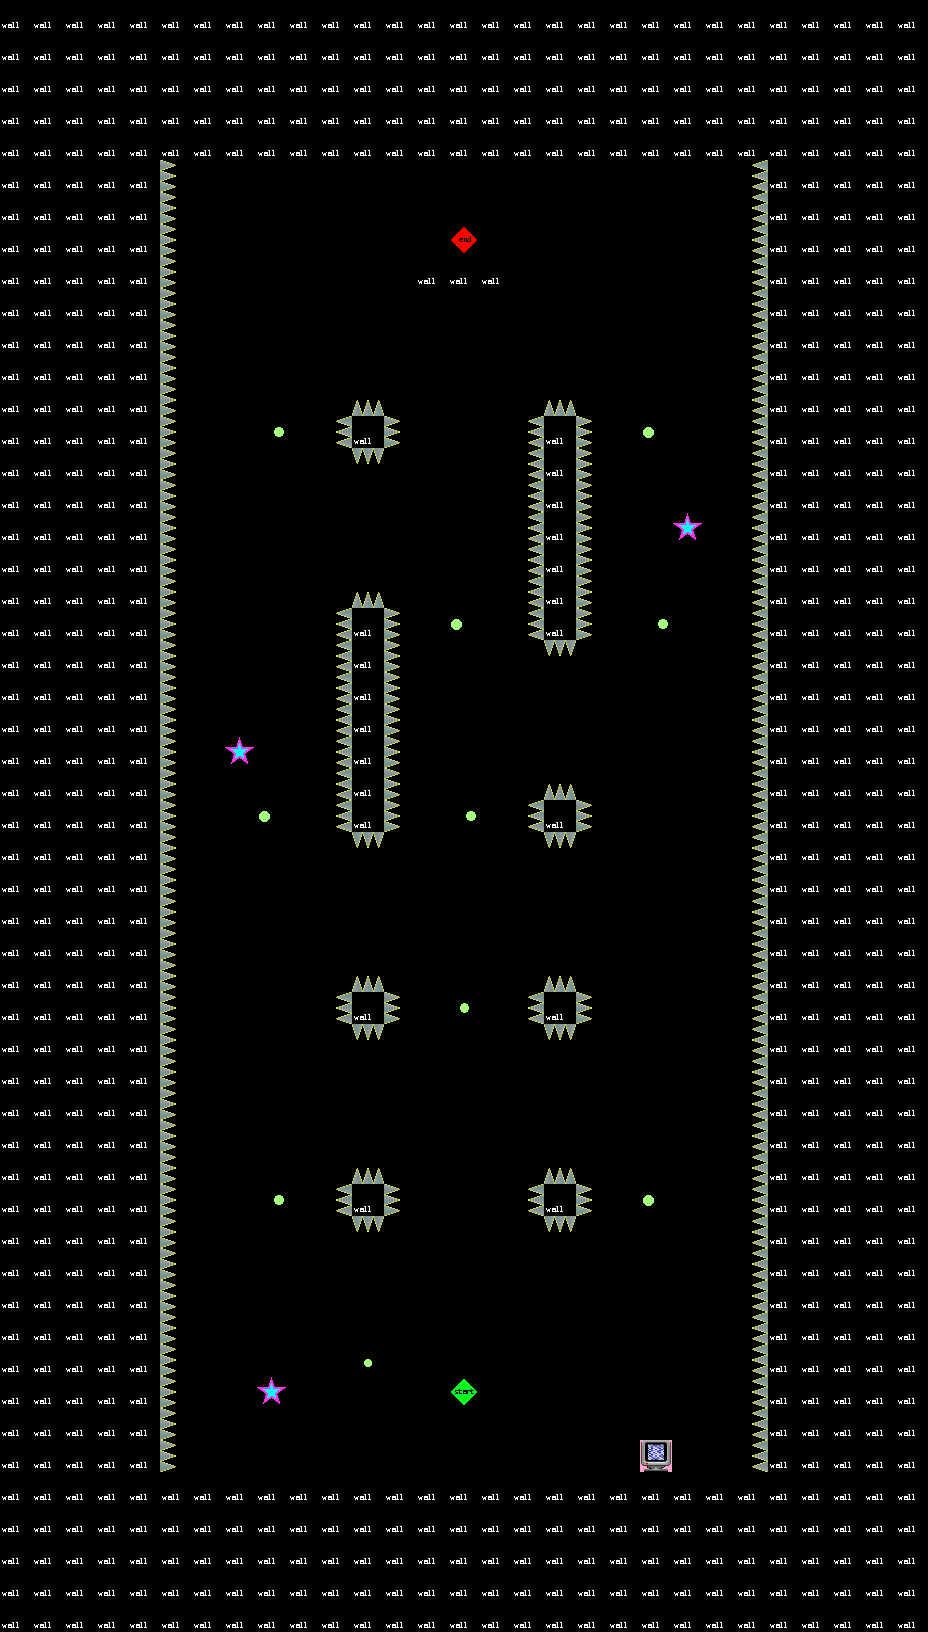

A level layout from a 2D game, rendered from its tile map. Below: a short description, then the map file with its tile-grid data intact:
An orthogonal 29x51 tile map with 32x32 px tiles, 2 tile layers (Back, Game).

<map version="1.0" tiledversion="1.1.5" orientation="orthogonal" renderorder="right-down" width="29" height="51" tilewidth="32" tileheight="32" infinite="0" nextobjectid="1">
 <tileset firstgid="1" name="SampleMap" tilewidth="32" tileheight="32" tilecount="64" columns="8">
  <image source="SampleMap.png" width="256" height="256" />
 </tileset>
 <layer name="Back" width="29" height="51">
  <data encoding="csv">
0,0,0,0,0,0,0,0,0,0,0,0,0,0,0,0,0,0,0,0,0,0,0,0,0,0,0,0,0,
0,0,0,0,0,0,0,0,0,0,0,0,0,0,0,0,0,0,0,0,0,0,0,0,0,0,0,0,0,
0,0,0,0,0,0,0,0,0,0,0,0,0,0,0,0,0,0,0,0,0,0,0,0,0,0,0,0,0,
0,0,0,0,0,0,0,0,0,0,0,0,0,0,0,0,0,0,0,0,0,0,0,0,0,0,0,0,0,
0,0,0,0,0,0,0,0,0,0,0,0,0,0,0,0,0,0,0,0,0,0,0,0,0,0,0,0,0,
0,0,0,0,0,0,0,0,0,0,0,0,0,0,0,0,0,0,0,0,0,0,0,0,0,0,0,0,0,
0,0,0,0,0,0,0,0,0,0,0,0,0,0,0,0,0,0,0,0,0,0,0,0,0,0,0,0,0,
0,0,0,0,0,0,0,0,0,0,0,0,0,0,0,0,0,0,0,0,0,0,0,0,0,0,0,0,0,
0,0,0,0,0,0,0,0,0,0,0,0,0,0,0,0,0,0,0,0,0,0,0,0,0,0,0,0,0,
0,0,0,0,0,0,0,0,0,0,0,0,0,0,0,0,0,0,0,0,0,0,0,0,0,0,0,0,0,
0,0,0,0,0,0,0,0,0,0,0,0,0,0,0,0,0,0,0,0,0,0,0,0,0,0,0,0,0,
0,0,0,0,0,0,0,0,0,0,0,0,0,0,0,0,0,0,0,0,0,0,0,0,0,0,0,0,0,
0,0,0,0,0,0,0,0,0,0,0,0,0,0,0,0,0,0,0,0,0,0,0,0,0,0,0,0,0,
0,0,0,0,0,0,0,0,0,0,0,0,0,0,0,0,0,0,0,0,0,0,0,0,0,0,0,0,0,
0,0,0,0,0,0,0,0,0,0,0,0,0,0,0,0,0,0,0,0,0,0,0,0,0,0,0,0,0,
0,0,0,0,0,0,0,0,0,0,0,0,0,0,0,0,0,0,0,0,0,0,0,0,0,0,0,0,0,
0,0,0,0,0,0,0,0,0,0,0,0,0,0,0,0,0,0,0,0,0,0,0,0,0,0,0,0,0,
0,0,0,0,0,0,0,0,0,0,0,0,0,0,0,0,0,0,0,0,0,0,0,0,0,0,0,0,0,
0,0,0,0,0,0,0,0,0,0,0,0,0,0,0,0,0,0,0,0,0,0,0,0,0,0,0,0,0,
0,0,0,0,0,0,0,0,0,0,0,0,0,0,0,0,0,0,0,0,0,0,0,0,0,0,0,0,0,
0,0,0,0,0,0,0,0,0,0,0,0,0,0,0,0,0,0,0,0,0,0,0,0,0,0,0,0,0,
0,0,0,0,0,0,0,0,0,0,0,0,0,0,0,0,0,0,0,0,0,0,0,0,0,0,0,0,0,
0,0,0,0,0,0,0,0,0,0,0,0,0,0,0,0,0,0,0,0,0,0,0,0,0,0,0,0,0,
0,0,0,0,0,0,0,0,0,0,0,0,0,0,0,0,0,0,0,0,0,0,0,0,0,0,0,0,0,
0,0,0,0,0,0,0,0,0,0,0,0,0,0,0,0,0,0,0,0,0,0,0,0,0,0,0,0,0,
0,0,0,0,0,0,0,0,0,0,0,0,0,0,0,0,0,0,0,0,0,0,0,0,0,0,0,0,0,
0,0,0,0,0,0,0,0,0,0,0,0,0,0,0,0,0,0,0,0,0,0,0,0,0,0,0,0,0,
0,0,0,0,0,0,0,0,0,0,0,0,0,0,0,0,0,0,0,0,0,0,0,0,0,0,0,0,0,
0,0,0,0,0,0,0,0,0,0,0,0,0,0,0,0,0,0,0,0,0,0,0,0,0,0,0,0,0,
0,0,0,0,0,0,0,0,0,0,0,0,0,0,0,0,0,0,0,0,0,0,0,0,0,0,0,0,0,
0,0,0,0,0,0,0,0,0,0,0,0,0,0,0,0,0,0,0,0,0,0,0,0,0,0,0,0,0,
0,0,0,0,0,0,0,0,0,0,0,0,0,0,0,0,0,0,0,0,0,0,0,0,0,0,0,0,0,
0,0,0,0,0,0,0,0,0,0,0,0,0,0,0,0,0,0,0,0,0,0,0,0,0,0,0,0,0,
0,0,0,0,0,0,0,0,0,0,0,0,0,0,0,0,0,0,0,0,0,0,0,0,0,0,0,0,0,
0,0,0,0,0,0,0,0,0,0,0,0,0,0,0,0,0,0,0,0,0,0,0,0,0,0,0,0,0,
0,0,0,0,0,0,0,0,0,0,0,0,0,0,0,0,0,0,0,0,0,0,0,0,0,0,0,0,0,
0,0,0,0,0,0,0,0,0,0,0,0,0,0,0,0,0,0,0,0,0,0,0,0,0,0,0,0,0,
0,0,0,0,0,0,0,0,0,0,0,0,0,0,0,0,0,0,0,0,0,0,0,0,0,0,0,0,0,
0,0,0,0,0,0,0,0,0,0,0,0,0,0,0,0,0,0,0,0,0,0,0,0,0,0,0,0,0,
0,0,0,0,0,0,0,0,0,0,0,0,0,0,0,0,0,0,0,0,0,0,0,0,0,0,0,0,0,
0,0,0,0,0,0,0,0,0,0,0,0,0,0,0,0,0,0,0,0,0,0,0,0,0,0,0,0,0,
0,0,0,0,0,0,0,0,0,0,0,0,0,0,0,0,0,0,0,0,0,0,0,0,0,0,0,0,0,
0,0,0,0,0,0,0,0,0,0,0,0,0,0,0,0,0,0,0,0,0,0,0,0,0,0,0,0,0,
0,0,0,0,0,0,0,0,0,0,0,0,0,0,0,0,0,0,0,0,0,0,0,0,0,0,0,0,0,
0,0,0,0,0,0,0,0,0,0,0,0,0,0,0,0,0,0,0,0,0,0,0,0,0,0,0,0,0,
0,0,0,0,0,0,0,0,0,0,0,0,0,0,0,0,0,0,0,0,0,0,0,0,0,0,0,0,0,
0,0,0,0,0,0,0,0,0,0,0,0,0,0,0,0,0,0,0,0,0,0,0,0,0,0,0,0,0,
0,0,0,0,0,0,0,0,0,0,0,0,0,0,0,0,0,0,0,0,0,0,0,0,0,0,0,0,0,
0,0,0,0,0,0,0,0,0,0,0,0,0,0,0,0,0,0,0,0,0,0,0,0,0,0,0,0,0,
0,0,0,0,0,0,0,0,0,0,0,0,0,0,0,0,0,0,0,0,0,0,0,0,0,0,0,0,0,
0,0,0,0,0,0,0,0,0,0,0,0,0,0,0,0,0,0,0,0,0,0,0,0,0,0,0,0,0
</data>
 </layer>
 <layer name="Game" width="29" height="51">
  <data encoding="csv">
1,1,1,1,1,1,1,1,1,1,1,1,1,1,1,1,1,1,1,1,1,1,1,1,1,1,1,1,1,
1,1,1,1,1,1,1,1,1,1,1,1,1,1,1,1,1,1,1,1,1,1,1,1,1,1,1,1,1,
1,1,1,1,1,1,1,1,1,1,1,1,1,1,1,1,1,1,1,1,1,1,1,1,1,1,1,1,1,
1,1,1,1,1,1,1,1,1,1,1,1,1,1,1,1,1,1,1,1,1,1,1,1,1,1,1,1,1,
1,1,1,1,1,1,1,1,1,1,1,1,1,1,1,1,1,1,1,1,1,1,1,1,1,1,1,1,1,
1,1,1,1,1,46,2,2,2,2,2,2,2,2,2,2,2,2,2,2,2,2,2,48,1,1,1,1,1,
1,1,1,1,1,46,2,2,2,2,2,2,2,2,2,2,2,2,2,2,2,2,2,48,1,1,1,1,1,
1,1,1,1,1,46,2,2,2,2,2,2,2,2,10,2,2,2,2,2,2,2,2,48,1,1,1,1,1,
1,1,1,1,1,46,2,2,2,2,2,2,2,1,1,1,2,2,2,2,2,2,2,48,1,1,1,1,1,
1,1,1,1,1,46,2,2,2,2,2,2,2,2,2,2,2,2,2,2,2,2,2,48,1,1,1,1,1,
1,1,1,1,1,46,2,2,2,2,2,2,2,2,2,2,2,2,2,2,2,2,2,48,1,1,1,1,1,
1,1,1,1,1,46,2,2,2,2,2,2,2,2,2,2,2,2,2,2,2,2,2,48,1,1,1,1,1,
1,1,1,1,1,46,2,2,2,2,2,45,2,2,2,2,2,45,2,2,2,2,2,48,1,1,1,1,1,
1,1,1,1,1,46,0,0,27,0,48,1,46,2,2,2,48,1,46,0,28,0,0,48,1,1,1,1,1,
1,1,1,1,1,46,2,2,2,2,2,47,2,2,2,2,48,1,46,2,2,2,2,48,1,1,1,1,1,
1,1,1,1,1,46,2,2,2,2,2,2,2,2,2,2,48,1,46,2,2,2,2,48,1,1,1,1,1,
1,1,1,1,1,46,2,2,2,2,2,2,2,2,2,2,48,1,46,2,2,17,2,48,1,1,1,1,1,
1,1,1,1,1,46,2,2,2,2,2,2,2,2,2,2,48,1,46,2,2,2,2,48,1,1,1,1,1,
1,1,1,1,1,46,2,2,2,2,2,45,2,2,2,2,48,1,46,2,2,2,2,48,1,1,1,1,1,
1,1,1,1,1,46,2,2,2,2,48,1,46,0,28,0,48,1,46,0,27,0,0,48,1,1,1,1,1,
1,1,1,1,1,46,2,2,2,2,48,1,46,2,2,2,2,47,2,2,2,2,2,48,1,1,1,1,1,
1,1,1,1,1,46,2,2,2,2,48,1,46,2,2,2,2,2,2,2,2,2,2,48,1,1,1,1,1,
1,1,1,1,1,46,2,2,2,2,48,1,46,2,2,2,2,2,2,2,2,2,2,48,1,1,1,1,1,
1,1,1,1,1,46,2,17,2,2,48,1,46,2,2,2,2,2,2,2,2,2,2,48,1,1,1,1,1,
1,1,1,1,1,46,2,2,2,2,48,1,46,2,2,2,2,45,2,2,2,2,2,48,1,1,1,1,1,
1,1,1,1,1,46,0,0,28,0,48,1,46,0,27,0,48,1,46,2,2,2,2,48,1,1,1,1,1,
1,1,1,1,1,46,2,2,2,2,2,47,2,2,2,2,2,47,2,2,2,2,2,48,1,1,1,1,1,
1,1,1,1,1,46,2,2,2,2,2,2,2,2,2,2,2,2,2,2,2,2,2,48,1,1,1,1,1,
1,1,1,1,1,46,2,2,2,2,2,2,2,2,2,2,2,2,2,2,2,2,2,48,1,1,1,1,1,
1,1,1,1,1,46,2,2,2,2,2,2,2,2,2,2,2,2,2,2,2,2,2,48,1,1,1,1,1,
1,1,1,1,1,46,2,2,2,2,2,45,2,2,2,2,2,45,2,2,2,2,2,48,1,1,1,1,1,
1,1,1,1,1,46,2,2,2,2,48,1,46,0,31,0,48,1,46,2,2,2,2,48,1,1,1,1,1,
1,1,1,1,1,46,2,2,2,2,2,47,2,2,2,2,2,47,2,2,2,2,2,48,1,1,1,1,1,
1,1,1,1,1,46,2,2,2,2,2,2,2,2,2,2,2,2,2,2,2,2,2,48,1,1,1,1,1,
1,1,1,1,1,46,2,2,2,2,2,2,2,2,2,2,2,2,2,2,2,2,2,48,1,1,1,1,1,
1,1,1,1,1,46,2,2,2,2,2,2,2,2,2,2,2,2,2,2,2,2,2,48,1,1,1,1,1,
1,1,1,1,1,46,2,2,2,2,2,45,2,2,2,2,2,45,2,2,2,2,2,48,1,1,1,1,1,
1,1,1,1,1,46,0,0,27,0,48,1,46,2,2,2,48,1,46,0,28,0,0,48,1,1,1,1,1,
1,1,1,1,1,46,2,2,2,2,2,47,2,2,2,2,2,47,2,2,2,2,2,48,1,1,1,1,1,
1,1,1,1,1,46,2,2,2,2,2,2,2,2,2,2,2,2,2,2,2,2,2,48,1,1,1,1,1,
1,1,1,1,1,46,2,2,2,2,2,2,2,2,2,2,2,2,2,2,2,2,2,48,1,1,1,1,1,
1,1,1,1,1,46,2,2,2,2,2,2,2,2,2,2,2,2,2,2,2,2,2,48,1,1,1,1,1,
1,1,1,1,1,46,2,2,2,2,2,30,2,2,2,2,2,2,2,2,2,2,2,48,1,1,1,1,1,
1,1,1,1,1,46,2,2,17,2,2,2,2,2,9,2,2,2,2,2,2,2,2,48,1,1,1,1,1,
1,1,1,1,1,46,2,2,2,2,2,2,2,2,2,2,2,2,2,2,2,2,2,48,1,1,1,1,1,
1,1,1,1,1,46,2,2,2,2,2,2,2,2,2,2,2,2,2,2,49,2,2,48,1,1,1,1,1,
1,1,1,1,1,1,1,1,1,1,1,1,1,1,1,1,1,1,1,1,1,1,1,1,1,1,1,1,1,
1,1,1,1,1,1,1,1,1,1,1,1,1,1,1,1,1,1,1,1,1,1,1,1,1,1,1,1,1,
1,1,1,1,1,1,1,1,1,1,1,1,1,1,1,1,1,1,1,1,1,1,1,1,1,1,1,1,1,
1,1,1,1,1,1,1,1,1,1,1,1,1,1,1,1,1,1,1,1,1,1,1,1,1,1,1,1,1,
1,1,1,1,1,1,1,1,1,1,1,1,1,1,1,1,1,1,1,1,1,1,1,1,1,1,1,1,1
</data>
 </layer>
</map>
